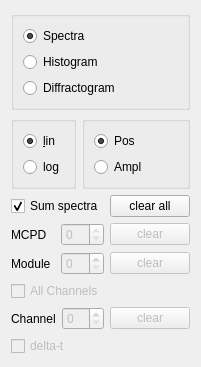
   <widget class="QWidget" name="tab1">
    <attribute name="title">
     <string>Display</string>
    </attribute>
    <layout class="QGridLayout" name="gridLayout_25">
     <item row="1" column="0">
      <widget class="QGroupBox" name="logGroup">
       <property name="enabled">
        <bool>true</bool>
       </property>
       <property name="title">
        <string/>
       </property>
       <layout class="QGridLayout" name="gridLayout_20">
        <item row="0" column="0">
         <widget class="QRadioButton" name="lin">
          <property name="text">
           <string>&amp;lin</string>
          </property>
          <property name="checked">
           <bool>true</bool>
          </property>
         </widget>
        </item>
        <item row="1" column="0">
         <widget class="QRadioButton" name="log">
          <property name="text">
           <string>log</string>
          </property>
         </widget>
        </item>
       </layout>
      </widget>
     </item>
     <item row="1" column="1" colspan="2">
      <widget class="QGroupBox" name="buttonGroup10">
       <property name="title">
        <string/>
       </property>
       <layout class="QGridLayout" name="gridLayout_21">
        <item row="0" column="0">
         <widget class="QRadioButton" name="dispAllPos">
          <property name="text">
           <string>Pos</string>
          </property>
          <property name="shortcut">
           <string/>
          </property>
          <property name="checked">
           <bool>true</bool>
          </property>
         </widget>
        </item>
        <item row="1" column="0">
         <widget class="QRadioButton" name="dispAllAmpl">
          <property name="text">
           <string>Ampl</string>
          </property>
          <property name="shortcut">
           <string/>
          </property>
         </widget>
        </item>
       </layout>
      </widget>
     </item>
     <item row="2" column="0" colspan="2">
      <widget class="QCheckBox" name="dispAll">
       <property name="text">
        <string>Sum spectra</string>
       </property>
       <property name="shortcut">
        <string/>
       </property>
       <property name="checked">
        <bool>true</bool>
       </property>
      </widget>
     </item>
     <item row="2" column="2">
      <widget class="QPushButton" name="clearAll">
       <property name="text">
        <string>clear all</string>
       </property>
       <property name="shortcut">
        <string/>
       </property>
      </widget>
     </item>
     <item row="3" column="0" colspan="2">
      <layout class="QHBoxLayout" name="horizontalLayout_5">
       <item>
        <widget class="QLabel" name="textLabel1_4_2_3_4_2">
         <property name="text">
          <string>MCPD</string>
         </property>
         <property name="wordWrap">
          <bool>false</bool>
         </property>
        </widget>
       </item>
       <item>
        <widget class="MCPDSpinBox" name="dispMcpd">
         <property name="enabled">
          <bool>false</bool>
         </property>
         <property name="maximum">
          <number>0</number>
         </property>
        </widget>
       </item>
      </layout>
     </item>
     <item row="3" column="2">
      <widget class="QPushButton" name="clearMcpd">
       <property name="enabled">
        <bool>false</bool>
       </property>
       <property name="text">
        <string>clear</string>
       </property>
       <property name="shortcut">
        <string/>
       </property>
      </widget>
     </item>
     <item row="4" column="0" colspan="2">
      <layout class="QHBoxLayout">
       <item>
        <widget class="QLabel" name="textLabel1_4_2_3_4_2_2">
         <property name="text">
          <string>Module</string>
         </property>
         <property name="wordWrap">
          <bool>false</bool>
         </property>
        </widget>
       </item>
       <item>
        <widget class="ModuleSpinBox" name="dispMpsd">
         <property name="enabled">
          <bool>false</bool>
         </property>
         <property name="maximum">
          <number>7</number>
         </property>
        </widget>
       </item>
      </layout>
     </item>
     <item row="4" column="2">
      <widget class="QPushButton" name="clearMpsd">
       <property name="enabled">
        <bool>false</bool>
       </property>
       <property name="text">
        <string>clear</string>
       </property>
       <property name="shortcut">
        <string/>
       </property>
      </widget>
     </item>
     <item row="6" column="0" colspan="2">
      <layout class="QHBoxLayout">
       <item>
        <widget class="QLabel" name="textLabel1_4_2_3_4_2_2_2">
         <property name="text">
          <string>Channel</string>
         </property>
         <property name="wordWrap">
          <bool>false</bool>
         </property>
        </widget>
       </item>
       <item>
        <widget class="QSpinBox" name="dispChan">
         <property name="enabled">
          <bool>false</bool>
         </property>
         <property name="maximum">
          <number>7</number>
         </property>
        </widget>
       </item>
      </layout>
     </item>
     <item row="6" column="2">
      <widget class="QPushButton" name="clearChan">
       <property name="enabled">
        <bool>false</bool>
       </property>
       <property name="text">
        <string>clear</string>
       </property>
       <property name="shortcut">
        <string/>
       </property>
      </widget>
     </item>
     <item row="7" column="0">
      <widget class="QCheckBox" name="specialBox">
       <property name="enabled">
        <bool>false</bool>
       </property>
       <property name="text">
        <string>delta-t</string>
       </property>
      </widget>
     </item>
     <item row="5" column="0" colspan="2">
      <widget class="QCheckBox" name="dispAllChannels">
       <property name="enabled">
        <bool>false</bool>
       </property>
       <property name="text">
        <string>All Channels</string>
       </property>
      </widget>
     </item>
     <item row="0" column="0" colspan="3">
      <widget class="QGroupBox" name="dispGroup">
       <property name="title">
        <string/>
       </property>
       <layout class="QGridLayout" name="gridLayout_22">
        <item row="0" column="0">
         <widget class="QRadioButton" name="dispSpectra">
          <property name="text">
           <string>Spectra</string>
          </property>
          <property name="shortcut">
           <string/>
          </property>
          <property name="checked">
           <bool>true</bool>
          </property>
         </widget>
        </item>
        <item row="2" column="0" colspan="2">
         <widget class="QRadioButton" name="dispDiffractogram">
          <property name="text">
           <string>Diffractogram</string>
          </property>
         </widget>
        </item>
        <item row="1" column="0">
         <widget class="QRadioButton" name="dispHistogram">
          <property name="text">
           <string>Histogram</string>
          </property>
          <property name="shortcut">
           <string/>
          </property>
          <property name="checked">
           <bool>false</bool>
          </property>
         </widget>
        </item>
       </layout>
      </widget>
     </item>
    </layout>
   </widget>
